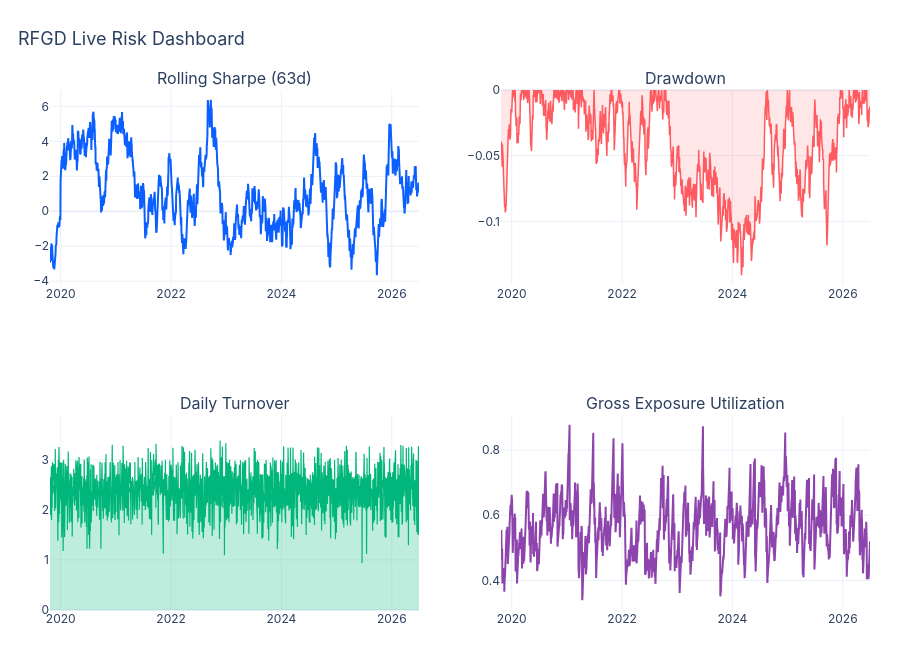

The code cell stored with this chart in its notebook:
### Markdown cell above
## 8. Portfolio Construction, Sizing & Risk Dashboard

### Code cell
realized_vol = portfolio.ewma_vol(bt_full['net_pnl'], span=20)
scalar_series = realized_vol.apply(lambda v: portfolio.vol_target_scalar(v, target_vol=0.10))
vol_targeted_pnl = bt_full['net_pnl'] * scalar_series.shift(1).fillna(1.0)

roll_sharpe = monitoring.rolling_ir(vol_targeted_pnl, window=63)
cum = vol_targeted_pnl.cumsum()
dd = cum - cum.cummax()

risk_hist = pd.DataFrame({
    'rolling_sharpe': roll_sharpe,
    'drawdown': dd,
    'turnover': bt_full['turnover'],
    'gross_exposure': scalar_series.clip(upper=3.0),
}).dropna()

fig6, paths6 = viz.plot_risk_dashboard(risk_hist, FIG_DIR)
fig6.show()

### Figure 1 — Plotly figure (JSON) as saved in the notebook; plotly's stock layout.template omitted (floating-point values rounded to 4 significant figures; data arrays with more than 128 entries replaced by an {"elided": "..."} marker saying what was removed)
{"data": [{"line": {"color": "#0B5FFF", "width": 2}, "name": "Sharpe", "type": "scatter", "x": {"elided": "1746 str values"}, "xaxis": "x", "y": {"elided": "1746 float values"}, "yaxis": "y"}, {"fill": "tozeroy", "fillcolor": "rgba(255,90,95,0.15)", "line": {"color": "#FF5A5F", "width": 1.5}, "name": "Drawdown", "type": "scatter", "x": {"elided": "1746 str values"}, "xaxis": "x2", "y": {"elided": "1746 float values"}, "yaxis": "y2"}, {"fill": "tozeroy", "fillcolor": "rgba(0,182,122,0.25)", "line": {"color": "#00B67A", "width": 1.2}, "mode": "lines", "name": "Turnover", "type": "scatter", "x": {"elided": "1746 str values"}, "xaxis": "x3", "y": {"elided": "1746 float values"}, "yaxis": "y3"}, {"line": {"color": "#00B67A", "dash": "solid", "width": 2}, "mode": "lines", "name": "Turnover (20d MA)", "type": "scatter", "x": {"elided": "1746 str values"}, "xaxis": "x3", "y": {"elided": "1746 float values"}, "yaxis": "y3"}, {"line": {"color": "#8E44AD", "width": 2}, "name": "Gross Exp", "type": "scatter", "x": {"elided": "1746 str values"}, "xaxis": "x4", "y": {"elided": "1746 float values"}, "yaxis": "y4"}], "layout": {"annotations": [{"font": {"size": 16}, "showarrow": false, "text": "Rolling Sharpe (63d)", "x": 0.225, "xanchor": "center", "xref": "paper", "y": 1, "yanchor": "bottom", "yref": "paper"}, {"font": {"size": 16}, "showarrow": false, "text": "Drawdown", "x": 0.775, "xanchor": "center", "xref": "paper", "y": 1, "yanchor": "bottom", "yref": "paper"}, {"font": {"size": 16}, "showarrow": false, "text": "Daily Turnover", "x": 0.225, "xanchor": "center", "xref": "paper", "y": 0.375, "yanchor": "bottom", "yref": "paper"}, {"font": {"size": 16}, "showarrow": false, "text": "Gross Exposure Utilization", "x": 0.775, "xanchor": "center", "xref": "paper", "y": 0.375, "yanchor": "bottom", "yref": "paper"}], "colorway": ["#0B5FFF", "#FF5A5F", "#00B67A", "#F5A623", "#8E44AD", "#1ABC9C"], "font": {"family": "Inter, Helvetica, Arial, sans-serif", "size": 12}, "height": 650, "margin": {"b": 40, "l": 50, "r": 30, "t": 90}, "showlegend": false, "title": {"font": {"size": 18}, "text": "RFGD Live Risk Dashboard", "x": 0.02}, "xaxis": {"anchor": "y", "domain": [0, 0.45]}, "xaxis2": {"anchor": "y2", "domain": [0.55, 1]}, "xaxis3": {"anchor": "y3", "domain": [0, 0.45]}, "xaxis4": {"anchor": "y4", "domain": [0.55, 1]}, "yaxis": {"anchor": "x", "domain": [0.625, 1]}, "yaxis2": {"anchor": "x2", "domain": [0.625, 1]}, "yaxis3": {"anchor": "x3", "domain": [0, 0.375], "range": [0, 3.892]}, "yaxis4": {"anchor": "x4", "domain": [0, 0.375]}}}
